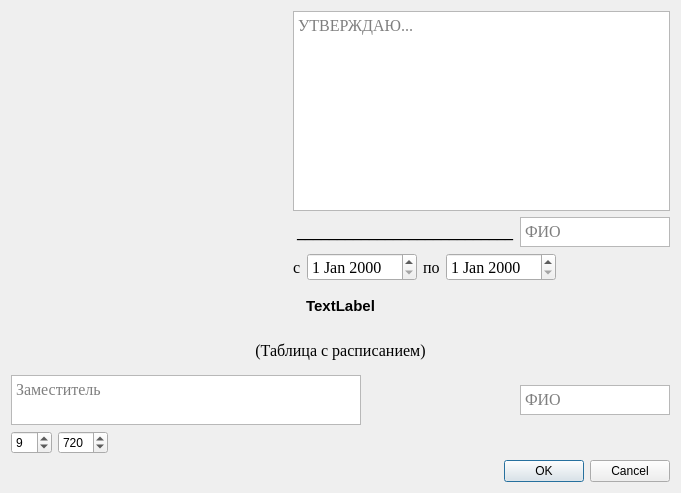
<?xml version="1.0" encoding="UTF-8"?>
<ui version="4.0">
 <class>ConfirmDialog</class>
 <widget class="QDialog" name="ConfirmDialog">
  <property name="geometry">
   <rect>
    <x>0</x>
    <y>0</y>
    <width>681</width>
    <height>493</height>
   </rect>
  </property>
  <property name="windowTitle">
   <string>Dialog</string>
  </property>
  <layout class="QVBoxLayout" name="verticalLayout_2">
   <item>
    <layout class="QVBoxLayout" name="verticalLayout">
     <item>
      <layout class="QHBoxLayout" name="horizontalLayout">
       <item>
        <spacer name="horizontalSpacer">
         <property name="orientation">
          <enum>Qt::Horizontal</enum>
         </property>
         <property name="sizeType">
          <enum>QSizePolicy::Expanding</enum>
         </property>
         <property name="sizeHint" stdset="0">
          <size>
           <width>40</width>
           <height>20</height>
          </size>
         </property>
        </spacer>
       </item>
       <item>
        <layout class="QVBoxLayout" name="verticalLayout_3">
         <item>
          <widget class="QTextEdit" name="textEdit_Confirm">
           <property name="maximumSize">
            <size>
             <width>16777215</width>
             <height>200</height>
            </size>
           </property>
           <property name="font">
            <font>
             <family>Times New Roman</family>
             <pointsize>12</pointsize>
            </font>
           </property>
           <property name="placeholderText">
            <string>УТВЕРЖДАЮ...</string>
           </property>
          </widget>
         </item>
         <item>
          <layout class="QHBoxLayout" name="horizontalLayout_2">
           <item>
            <widget class="QLabel" name="label_2">
             <property name="font">
              <font>
               <family>Times New Roman</family>
               <pointsize>12</pointsize>
               <bold>true</bold>
              </font>
             </property>
             <property name="text">
              <string> ___________________________</string>
             </property>
            </widget>
           </item>
           <item>
            <widget class="QTextEdit" name="textEdit_FullName">
             <property name="maximumSize">
              <size>
               <width>150</width>
               <height>30</height>
              </size>
             </property>
             <property name="font">
              <font>
               <family>Times New Roman</family>
               <pointsize>12</pointsize>
              </font>
             </property>
             <property name="placeholderText">
              <string>ФИО</string>
             </property>
            </widget>
           </item>
          </layout>
         </item>
         <item>
          <layout class="QHBoxLayout" name="horizontalLayout_3">
           <item>
            <widget class="QLabel" name="label_3">
             <property name="maximumSize">
              <size>
               <width>10</width>
               <height>16777215</height>
              </size>
             </property>
             <property name="font">
              <font>
               <family>Times New Roman</family>
               <pointsize>12</pointsize>
              </font>
             </property>
             <property name="text">
              <string>с</string>
             </property>
            </widget>
           </item>
           <item>
            <widget class="QDateEdit" name="dateEdit_From">
             <property name="font">
              <font>
               <family>Times New Roman</family>
               <pointsize>12</pointsize>
              </font>
             </property>
            </widget>
           </item>
           <item>
            <widget class="QLabel" name="label_4">
             <property name="maximumSize">
              <size>
               <width>20</width>
               <height>16777215</height>
              </size>
             </property>
             <property name="font">
              <font>
               <family>Times New Roman</family>
               <pointsize>12</pointsize>
              </font>
             </property>
             <property name="text">
              <string>по</string>
             </property>
            </widget>
           </item>
           <item>
            <widget class="QDateEdit" name="dateEdit_To">
             <property name="font">
              <font>
               <family>Times New Roman</family>
               <pointsize>12</pointsize>
              </font>
             </property>
            </widget>
           </item>
           <item>
            <spacer name="horizontalSpacer_2">
             <property name="orientation">
              <enum>Qt::Horizontal</enum>
             </property>
             <property name="sizeHint" stdset="0">
              <size>
               <width>40</width>
               <height>20</height>
              </size>
             </property>
            </spacer>
           </item>
          </layout>
         </item>
        </layout>
       </item>
      </layout>
     </item>
     <item>
      <widget class="QLabel" name="label_header">
       <property name="font">
        <font>
         <pointsize>11</pointsize>
         <bold>true</bold>
        </font>
       </property>
       <property name="text">
        <string>TextLabel</string>
       </property>
       <property name="alignment">
        <set>Qt::AlignCenter</set>
       </property>
      </widget>
     </item>
     <item>
      <widget class="QLabel" name="label">
       <property name="font">
        <font>
         <family>Times New Roman</family>
         <pointsize>12</pointsize>
         <bold>false</bold>
        </font>
       </property>
       <property name="text">
        <string>(Таблица с расписанием)</string>
       </property>
       <property name="alignment">
        <set>Qt::AlignCenter</set>
       </property>
      </widget>
     </item>
     <item>
      <layout class="QHBoxLayout" name="horizontalLayout_4">
       <item>
        <widget class="QTextEdit" name="textEdit_Worker">
         <property name="minimumSize">
          <size>
           <width>350</width>
           <height>0</height>
          </size>
         </property>
         <property name="maximumSize">
          <size>
           <width>500</width>
           <height>50</height>
          </size>
         </property>
         <property name="font">
          <font>
           <family>Times New Roman</family>
           <pointsize>12</pointsize>
          </font>
         </property>
         <property name="html">
          <string>&lt;!DOCTYPE HTML PUBLIC &quot;-//W3C//DTD HTML 4.0//EN&quot; &quot;http://www.w3.org/TR/REC-html40/strict.dtd&quot;&gt;
&lt;html&gt;&lt;head&gt;&lt;meta name=&quot;qrichtext&quot; content=&quot;1&quot; /&gt;&lt;meta charset=&quot;utf-8&quot; /&gt;&lt;style type=&quot;text/css&quot;&gt;
p, li { white-space: pre-wrap; }
hr { height: 1px; border-width: 0; }
li.unchecked::marker { content: &quot;\2610&quot;; }
li.checked::marker { content: &quot;\2612&quot;; }
&lt;/style&gt;&lt;/head&gt;&lt;body style=&quot; font-family:'Times New Roman'; font-size:12pt; font-weight:400; font-style:normal;&quot;&gt;
&lt;p style=&quot;-qt-paragraph-type:empty; margin-top:0px; margin-bottom:0px; margin-left:0px; margin-right:0px; -qt-block-indent:0; text-indent:0px;&quot;&gt;&lt;br /&gt;&lt;/p&gt;&lt;/body&gt;&lt;/html&gt;</string>
         </property>
         <property name="placeholderText">
          <string>Заместитель</string>
         </property>
        </widget>
       </item>
       <item>
        <spacer name="horizontalSpacer_3">
         <property name="orientation">
          <enum>Qt::Horizontal</enum>
         </property>
         <property name="sizeType">
          <enum>QSizePolicy::Expanding</enum>
         </property>
         <property name="sizeHint" stdset="0">
          <size>
           <width>40</width>
           <height>20</height>
          </size>
         </property>
        </spacer>
       </item>
       <item>
        <widget class="QTextEdit" name="textEdit_WorkerFullName">
         <property name="maximumSize">
          <size>
           <width>150</width>
           <height>30</height>
          </size>
         </property>
         <property name="font">
          <font>
           <family>Times New Roman</family>
           <pointsize>12</pointsize>
          </font>
         </property>
         <property name="placeholderText">
          <string>ФИО</string>
         </property>
        </widget>
       </item>
      </layout>
     </item>
    </layout>
   </item>
   <item>
    <layout class="QHBoxLayout" name="horizontalLayout_6">
     <item>
      <widget class="QSpinBox" name="spinBox_FontSize">
       <property name="maximumSize">
        <size>
         <width>50</width>
         <height>16777215</height>
        </size>
       </property>
       <property name="value">
        <number>9</number>
       </property>
      </widget>
     </item>
     <item>
      <widget class="QSpinBox" name="spinBox_HeightList">
       <property name="enabled">
        <bool>true</bool>
       </property>
       <property name="minimumSize">
        <size>
         <width>0</width>
         <height>0</height>
        </size>
       </property>
       <property name="maximumSize">
        <size>
         <width>50</width>
         <height>16777215</height>
        </size>
       </property>
       <property name="maximum">
        <number>1000</number>
       </property>
       <property name="value">
        <number>720</number>
       </property>
      </widget>
     </item>
     <item>
      <spacer name="horizontalSpacer_4">
       <property name="orientation">
        <enum>Qt::Horizontal</enum>
       </property>
       <property name="sizeHint" stdset="0">
        <size>
         <width>40</width>
         <height>20</height>
        </size>
       </property>
      </spacer>
     </item>
    </layout>
   </item>
   <item>
    <widget class="QDialogButtonBox" name="buttonBox">
     <property name="orientation">
      <enum>Qt::Horizontal</enum>
     </property>
     <property name="standardButtons">
      <set>QDialogButtonBox::Cancel|QDialogButtonBox::Ok</set>
     </property>
    </widget>
   </item>
  </layout>
 </widget>
 <resources/>
 <connections>
  <connection>
   <sender>buttonBox</sender>
   <signal>accepted()</signal>
   <receiver>ConfirmDialog</receiver>
   <slot>accept()</slot>
   <hints>
    <hint type="sourcelabel">
     <x>248</x>
     <y>254</y>
    </hint>
    <hint type="destinationlabel">
     <x>157</x>
     <y>274</y>
    </hint>
   </hints>
  </connection>
  <connection>
   <sender>buttonBox</sender>
   <signal>rejected()</signal>
   <receiver>ConfirmDialog</receiver>
   <slot>reject()</slot>
   <hints>
    <hint type="sourcelabel">
     <x>316</x>
     <y>260</y>
    </hint>
    <hint type="destinationlabel">
     <x>286</x>
     <y>274</y>
    </hint>
   </hints>
  </connection>
 </connections>
</ui>
